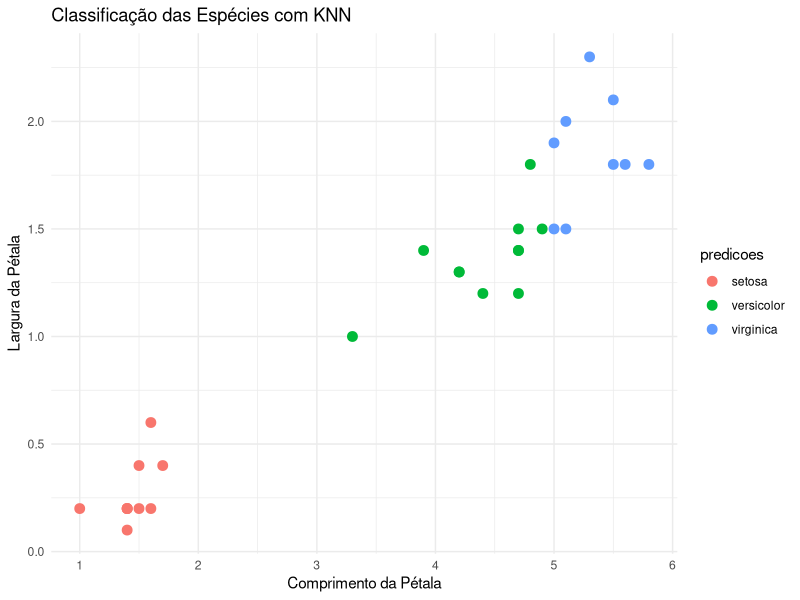

The R source for this figure:
# 🔄 Limpa o ambiente do R (remove todos os objetos da memória)
rm(list = ls())

# 🧹 Limpa o console (simula um "clear screen")
cat("\014")

# 📦 Instala os pacotes necessários (se ainda não estiverem instalados)
if (!require("caret")) install.packages("caret", dependencies = TRUE)  # para treinar modelos de ML
if (!require("ggplot2")) install.packages("ggplot2")                   # para gráficos
if (!require("readr")) install.packages("readr")                       # para leitura de arquivos .csv

# 📚 Carrega os pacotes na sessão
library(caret)
library(ggplot2)
library(readr)

# 📁 Carrega o dataset iris a partir do arquivo CSV
# Certifique-se de que o arquivo "iris.csv" está na mesma pasta do script
iris <- read_csv("iris.csv")

# 👀 Exibe as primeiras linhas e resumo estatístico dos dados
print(head(iris))
summary(iris)

# 🔄 Converte a variável alvo (Species) para tipo fator (necessário para classificação)
iris$Species <- as.factor(iris$Species)

# 🔀 Divide os dados em treino e teste (80% treino, 20% teste)
set.seed(123)  # garante reprodutibilidade
trainIndex <- createDataPartition(iris$Species, p = 0.8, list = FALSE)
trainData <- iris[trainIndex, ]  # dados de treino
testData  <- iris[-trainIndex, ] # dados de teste

# 🤖 Treina um modelo de machine learning usando KNN (K-Nearest Neighbors)
modelo <- train(
  Species ~ .,                     # fórmula: Species em função de todas as outras variáveis
  data = trainData,                # usa os dados de treino
  method = "knn",                  # algoritmo KNN
  trControl = trainControl(method = "cv", number = 10)  # validação cruzada com 10 folds
)

# 📈 Faz previsões no conjunto de teste
predicoes <- predict(modelo, newdata = testData)

# ✅ Avalia o desempenho do modelo usando uma matriz de confusão
# Aqui a função compara os valores reais (testData$Species) com os previstos (predicoes)
matriz <- confusionMatrix(
  factor(predicoes, levels = levels(testData$Species)),  # previsões como fator
  factor(testData$Species)                               # valores reais como fator
)
print(matriz)  # exibe as métricas como acurácia, sensibilidade, etc.

# 🎨 Visualiza as previsões com um gráfico de dispersão
ggplot(testData, aes(x = Petal.Length, y = Petal.Width, color = predicoes)) +
  geom_point(size = 3) +  # cada ponto representa uma flor
  labs(
    title = "Classificação das Espécies com KNN",  # título do gráfico
    x = "Comprimento da Pétala",                   # eixo X
    y = "Largura da Pétala"                        # eixo Y
  ) +
  theme_minimal()  # estilo de gráfico limpo e minimalista
